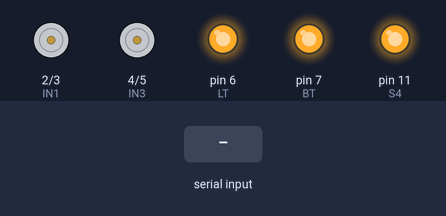
The sketch below on a simulated Arduino Uno, built with avr-gcc and run on an emulated ATmega328P. Shown: motor-driver pin pairs drawn as motors (green arrow = first pin HIGH = forward, orange = second pin HIGH = backward, longer = more drive), output pins drawn as LEDs (lit = HIGH). Inputs (shaded band) come from the test bench. Pins used as bus, display or sensor lines are not drawn; what the sketch prints to the serial monitor is not drawn.

Above: at 1.2 s.
1.3 s: "90,45\n" received over Serial
At 2.4 s:
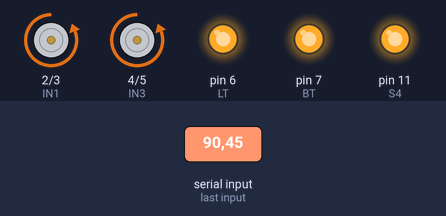
2.8 s: "30,150\n" received over Serial
4.3 s: "5\n" received over Serial
Timing chart, 0 to 7.3 s (numbered marks = the images above; inputs shaded):
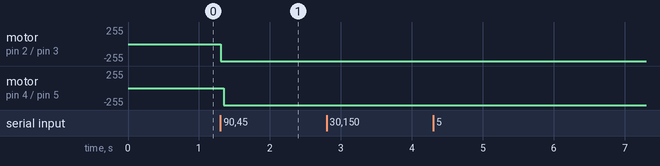

Measured:
- after the input at 1.3 s, motor on pin 2 (IN1) / pin 3 (IN2): stopped → backward 255/255 at once; motor on pin 4 (IN3) / pin 5 (IN4): stopped → backward 255/255 after 0.05 s

The sketch:

cool_albar1.ino
```cpp
#define IN1 2
#define IN2 3
#define IN3 4
#define IN4 5
#define S1 8
#define S2 9
#define S3 10
#define S4 11
#define LT 6
#define BT 7
byte income;
void setup()
{ Serial.begin(9600);
  pinMode(IN1, OUTPUT);//输入1
  pinMode(IN2, OUTPUT);//输入2
  pinMode(IN3, OUTPUT);//输入3
  pinMode(IN4, OUTPUT);//输入4
  pinMode(S1, OUTPUT);//片选1
  pinMode(S2, OUTPUT);//片选2
  pinMode(S3, OUTPUT);//片选3
  pinMode(S4, OUTPUT);//片选4
  pinMode(LT,OUTPUT);//测试
  pinMode(BT,OUTPUT);//消隐
  digitalWrite(BT,HIGH);
  digitalWrite(LT,HIGH);
  digitalWrite(S1,HIGH);
  digitalWrite(S2,HIGH);
  digitalWrite(S3,HIGH);
  digitalWrite(S4,HIGH); Serial.println("ready");
 }
void loop()
{if(Serial.available()>0)
 {income=Serial.read()-'0';//income这个字节等于从电脑中读取的字符（数字）的字节并转换位二进制数。
  digitalWrite(S1,LOW);
  digitalWrite(IN1,income&0x1);
  digitalWrite(IN2,(income>>1)&0x1);
  digitalWrite(IN3,(income>>2)&0x1);
  digitalWrite(IN4,(income>>3)&0x1);
  digitalWrite(S1,HIGH);
 }
}
```
